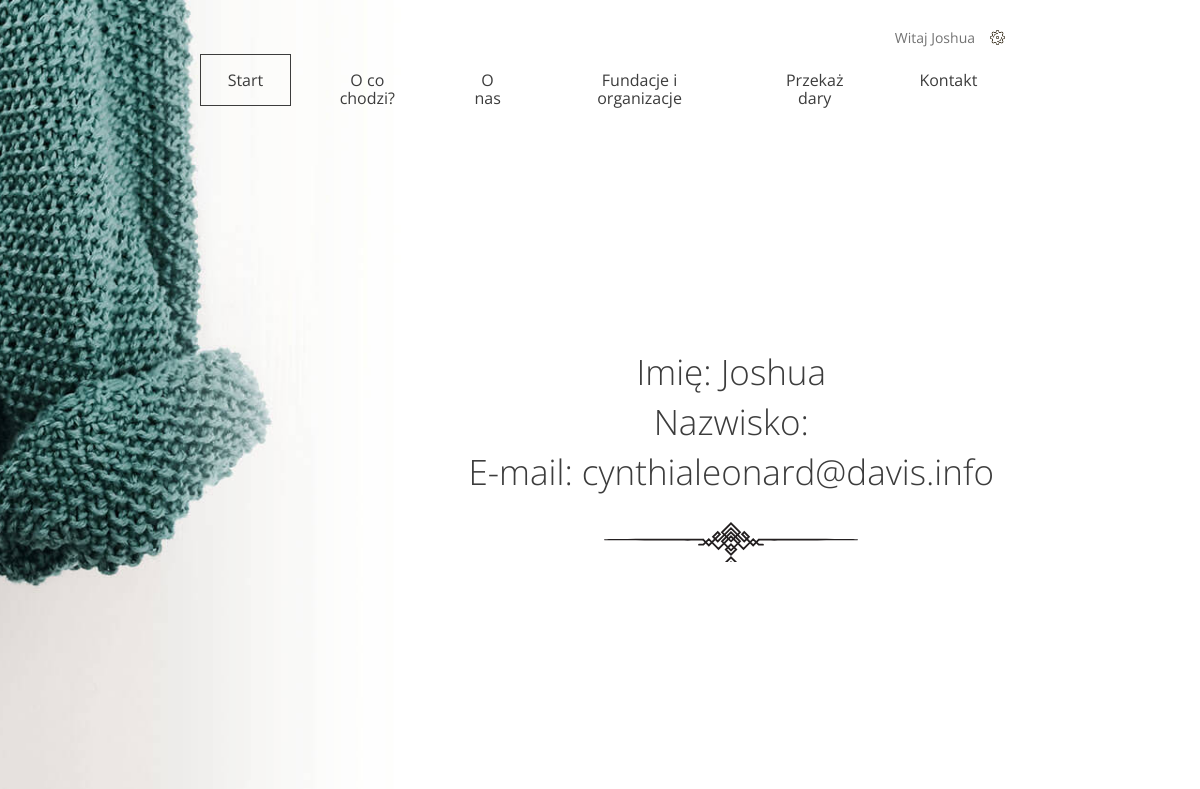
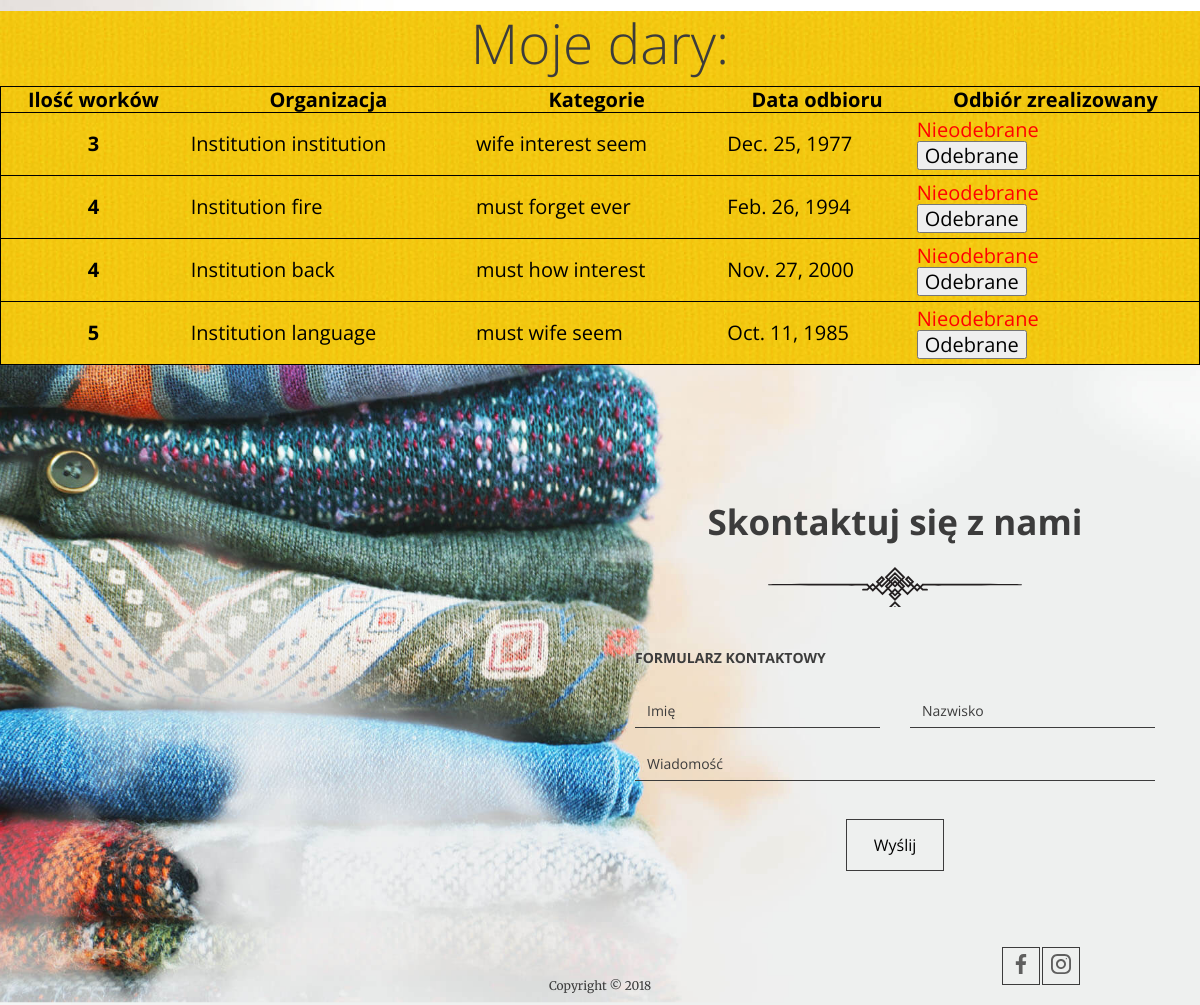
/user/2, run on the app's committed database (2 pictures, top to bottom).
### charity/models.py (models this page shows)
class Donation(models.Model):
    class Meta:
        ordering = ["is_taken"]
    quantity = models.IntegerField()
    categories = models.ManyToManyField(Category)
    institution = models.ForeignKey(Institution, on_delete=models.DO_NOTHING)
    address = models.CharField(max_length=512)
    phone_number = models.IntegerField()
    city = models.CharField(max_length=64)
    zip_code = models.CharField(max_length=5)
    pick_up_date = models.DateField()
    pick_up_time = models.TimeField()
    pick_up_comment = models.TextField(null=True)
    user = models.ForeignKey(User, on_delete=models.DO_NOTHING, default=None, null=True)
    is_taken = models.BooleanField(default=False)

class Institution(models.Model):
    name = models.CharField(max_length=256)
    description = models.TextField()
    type = models.IntegerField(choices=INSTITUTION_TYPES, default=1)
    categories = models.ManyToManyField(Category)
    def __str__(self):
        return self.name

class Category(models.Model):
    name = models.CharField(max_length=64)
    def __str__(self):
        return self.name

### charity/views.py (the view, shortened to what this page needs)
# urls.py: path('user/<int:user_id>', UserProfileView.as_view()),
class UserProfileView(View):
    def get(self, request, user_id):
        user = User.objects.get(id=user_id)
        return render(request, 'user_profile.html', {"user": user})

### charity/templates/user_profile.html (shortened to what this page needs)
{% extends 'base.html' %}
{% block content %}
    <header class="header--form-page">
    {% include 'navigation.html' %}
    <div class="slogan container container--90">
        <div class="slogan--item">
          <h1>
              Imię: {{ user.first_name }}<br>
              Nazwisko: {{ user.last_name }}<br>
              E-mail: {{ user.email }}<br>
          </h1>
        </div>
      </div>
    </header>
    <section id="stats" class="stats">
        <div class="stats--item">
            <em>Moje dary:</em>
        </div><br>
    <table class="simple-table">
        <thead>
        <tr style="color: black;">
            <th>Ilość worków</th>
            <th>Organizacja</th>
            <th>Kategorie</th>
            <th>Data odbioru</th>
            <th>Odbiór zrealizowany</th>
        </tr>
        </thead>
        <tbody>
        {% for donations in user.donation_set.all %}
        <tr class="simple-table">
            <th>{{ donations.quantity }}</th>
            <td>{{ donations.institution }}</td>
            <td>{% for donation in donations.categories.all %}
                            {{ donation }}
                        {% endfor %}</td>
            <td>{{ donations.pick_up_date }}</td>
            {% if donations.is_taken is False %}
            <td id="donation-status" style="color: red;">
                Nieodebrane <form method="post">
                    <button type="submit" name="taken" value="{{ donations.id }}">
                    Odebrane</button></form>
            {% endif %}
        </tr>
        </tbody>
        {% endfor %}
    </table>
    </section>
{% endblock %}

### charity/templates/navigation.html (shortened to what this page needs)
      <nav class="container container--70">
          {% if user.is_authenticated %}
            <ul class="nav--actions">
                <li class="logged-user">
                    Witaj {{ user.first_name }}
                </li>
            </ul>
          {% else %}
        <ul class="nav--actions">
          <li><a href="/login" class="btn btn--small btn--without-border">Zaloguj</a></li>
          <li><a href="/register" class="btn btn--small btn--highlighted">Załóż konto</a></li>
        </ul>
          {% endif %}
        <ul>
          <li><a href="/" class="btn btn--without-border active">Start</a></li>
          <li><a href="/#steps" class="btn btn--without-border">O co chodzi?</a></li>
          <li><a href="/#about-us" class="btn btn--without-border">O nas</a></li>
          <li><a href="/#help" class="btn btn--without-border">Fundacje i organizacje</a></li>
          <li><a href="{% if user.is_authenticated %}/add-donation{% else %}/login{% endif %}" class="btn btn--without-border">Przekaż dary</a></li>
          <li><a href="/#contact" class="btn btn--without-border">Kontakt</a></li>
        </ul>
      </nav>

### data on the page
Donation: quantity "3", institution "Institution institution", pick_up_date "Dec. 25, 1977", {{ donations.id }} 19 (drawn)
Category: name "wife"
Category: name "interest"
Category: name "seem"
Donation: quantity "4", institution "Institution fire", pick_up_date "Feb. 26, 1994", {{ donations.id }} 20 (drawn)
Category: name "must"
Category: name "forget"
Category: name "ever"
Donation: quantity "4", institution "Institution back", pick_up_date "Nov. 27, 2000", {{ donations.id }} 25 (drawn)
Category: name "how"
Donation: quantity "5", institution "Institution language", pick_up_date "Oct. 11, 1985", {{ donations.id }} 34 (drawn)

### other printed values
{{ user.first_name }} "Joshua"
{{ user.email }} "cynthialeonard@davis.info"
